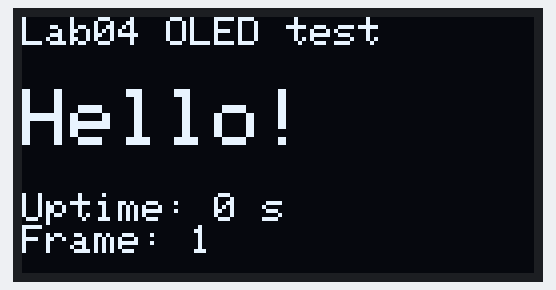
A sketch run on a simulated ESP32. Shown: 128×64 one-colour display. What the sketch prints to the serial monitor is not drawn.

Above: at 0.1 s.
At 4.1 s:
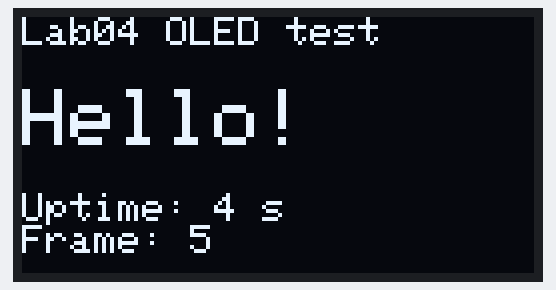
At 9.1 s:
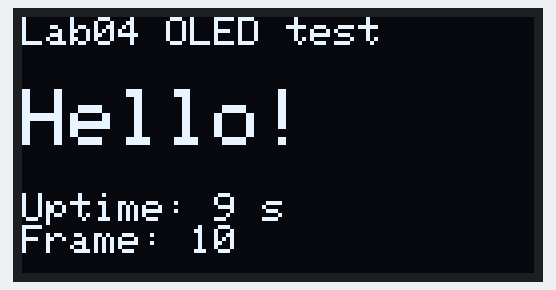
At 19.1 s:
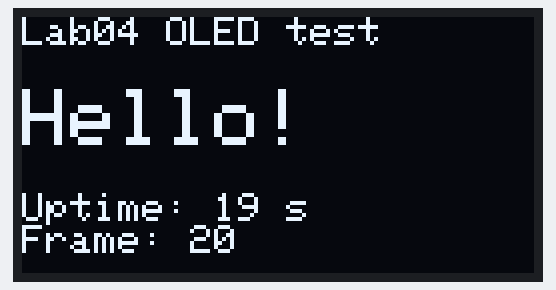
At 28.1 s:
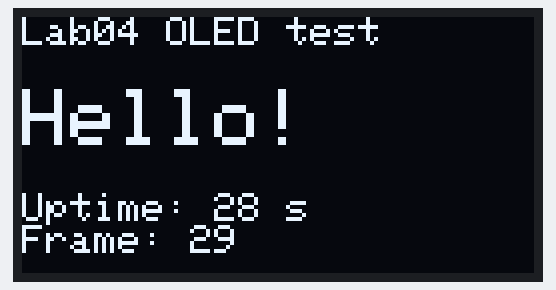
At 38.1 s:
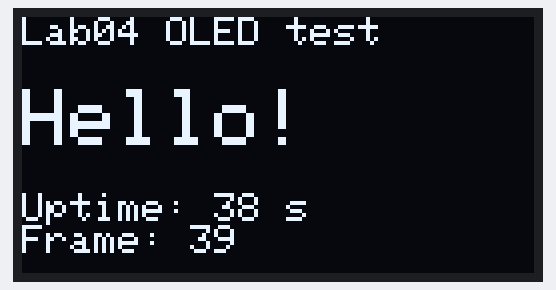

The sketch:

lab04_oled_test.ino
```cpp
/*
 * Lab 04.2 : ทดสอบ OLED SSD1306
 * คำอธิบาย : แสดงข้อความและ uptime โดยวาด buffer ใหม่ทุกวินาที; ไม่มีจอยังรายงาน Serial
 * วงจร     : OLED I2C: VCC->3V3, GND->GND, SDA->GPIO8, SCL->GPIO9 บน S3 (ESP32 เดิม 21/22) (pull-up ฝั่ง 3.3V)
 * ไลบรารี  : Wire, Adafruit SSD1306, Adafruit GFX Library
 * Board    : ESP32S3 Dev Module; เลือกพิน ESP32-WROOM-32 อัตโนมัติเมื่อใช้ target ESP32 (core 3.x)
 */
#include <Arduino.h>
#include <Wire.h>
#include <Adafruit_GFX.h>
#include <Adafruit_SSD1306.h>

#if defined(CONFIG_IDF_TARGET_ESP32S3)
constexpr uint8_t SDA_PIN = 8;
constexpr uint8_t SCL_PIN = 9;
#elif defined(CONFIG_IDF_TARGET_ESP32)
constexpr uint8_t SDA_PIN = 21;
constexpr uint8_t SCL_PIN = 22;
#else
#error "Use ESP32-S3 or ESP32 with the verified course pin map"
#endif
constexpr uint8_t OLED_ADDRESS = 0x3C;  // เปลี่ยนเป็น 0x3D ตามผล I2C Scanner
constexpr uint32_t I2C_CLOCK_HZ = 100000;
constexpr int SCREEN_WIDTH = 128;
constexpr int SCREEN_HEIGHT = 64;
static_assert(OLED_ADDRESS == 0x3C || OLED_ADDRESS == 0x3D,
              "Use the 7-bit OLED address 0x3C or 0x3D");

// ไม่ใช้ขา reset; กำหนด clock ระหว่างและหลังส่งภาพเป็น 100 kHz
Adafruit_SSD1306 display(SCREEN_WIDTH, SCREEN_HEIGHT, &Wire, -1,
                        I2C_CLOCK_HZ, I2C_CLOCK_HZ);
bool oledReady = false;

bool initOled() {
  if (!Wire.begin(SDA_PIN, SCL_PIN, I2C_CLOCK_HZ)) {
    Serial.println("[OLED] เริ่ม I2C ไม่สำเร็จ; ดูข้อมูลทาง Serial ต่อได้");
    return false;
  }
  Wire.setTimeOut(50);
  // ตรวจ ACK แยกจาก begin(): begin สำเร็จอย่างเดียวไม่ยืนยันว่าจอต่ออยู่
  Wire.beginTransmission(OLED_ADDRESS);
  const uint8_t error = Wire.endTransmission();
  if (error != 0) {
    Serial.printf("[OLED] no ACK at 0x%02X (error=%u); ตรวจไฟ/สาย/address\n",
                  OLED_ADDRESS, error);
    return false;
  }
  // ACK ยืนยันการตอบบนบัส ไม่ได้ระบุ driver; sketch นี้ใช้ SSD1306 128x64
  if (!display.begin(SSD1306_SWITCHCAPVCC, OLED_ADDRESS, true, false)) {
    Serial.println("[OLED] init ไม่สำเร็จ; อาจจัดสรร buffer ไม่ได้");
    return false;
  }
  display.setTextColor(SSD1306_WHITE);
  display.setTextWrap(false);
  Serial.printf("[OLED] ACK at 0x%02X; init=OK; ตรวจข้อความบนจอจริง\n",
                OLED_ADDRESS);
  return true;
}

constexpr uint32_t DISPLAY_INTERVAL_MS = 1000;
uint32_t previousDisplayMs = 0;
uint32_t frameCount = 0;
bool firstFrame = true;

void showFrame(uint32_t now) {
  if (!oledReady) return;
  // ล้าง buffer ทุกครั้ง ป้องกันตัวเลขใหม่ที่สั้นกว่าทิ้งเศษข้อความเดิม
  display.clearDisplay();
  display.setTextSize(1);
  display.setCursor(0, 0);
  display.println("Lab04 OLED test");
  display.setTextSize(2);
  display.setCursor(0, 18);
  display.println("Hello!");
  display.setTextSize(1);
  display.setCursor(0, 44);
  display.print("Uptime: ");
  display.print(now / 1000);
  display.println(" s");
  display.print("Frame: ");
  display.print(frameCount);
  display.display();  // ส่ง buffer จาก RAM ไปยังจอจริง
}

void setup() {
  Serial.begin(115200);
  oledReady = initOled();
}

void loop() {
  const uint32_t now = millis();
  if (firstFrame || now - previousDisplayMs >= DISPLAY_INTERVAL_MS) {
    firstFrame = false;
    previousDisplayMs = now;
    frameCount++;
    showFrame(now);
    Serial.printf("[OLED] frame=%lu uptime=%lu s init=%s\n",
                  static_cast<unsigned long>(frameCount),
                  static_cast<unsigned long>(now / 1000), oledReady ? "OK" : "FAILED");
  }
}
```

Measured:
- what the display in image 1 shows lasts 1.0 s, from 4.1 s to 5.1 s
